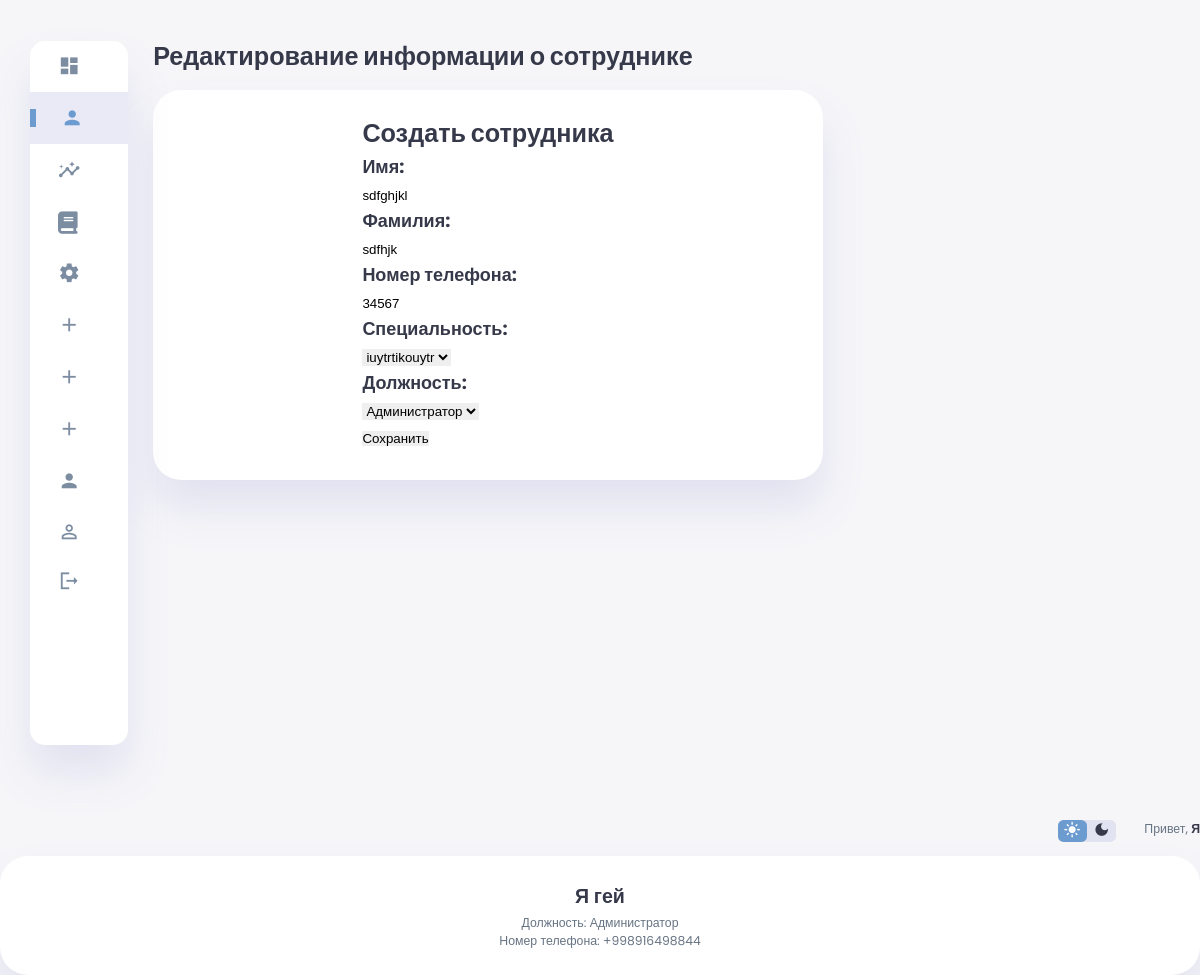
Page /employee_edit/1/ (signed in) on the committed database.
### core/models.py (models this page shows, shortened)
class Employee(models.Model):
    class EmployeeStatus(models.TextChoices):
        ADMINISTRATOR = 'admin', 'Администратор'
        TEACHER = 'teacher', 'Учитель'
    user = models.OneToOneField(User, verbose_name='Пользователь', on_delete=models.CASCADE)
    position = models.CharField(choices=EmployeeStatus.choices, max_length=20, verbose_name='Должность')
    phone = models.CharField(verbose_name='Номер телефона', max_length=20, null=True, blank=True)
    specialty = models.ForeignKey(Specialty, verbose_name='Специальность', on_delete=models.CASCADE)
    class Meta:
        verbose_name = 'Сотрудник'
        verbose_name_plural = 'Сотрудники'

### core/views.py (the view)
# urls.py: path('employee_edit/<int:employee_id>/', views.employee_edit, name='employee_edit'),
@staff_member_required
def employee_edit(request, employee_id):
    employee = Employee.objects.get(pk=employee_id)
    if request.method == 'POST':
        first_name = request.POST['first_name']
        last_name = request.POST['last_name']
        phone = request.POST['phone']
        specialty_id = request.POST['specialty']
        position = request.POST['position']
        user = employee.user
        user.first_name = first_name
        user.last_name = last_name
        user.save()
        employee.phone = phone
        employee.specialty = Specialty.objects.get(pk=specialty_id)
        employee.position = position
        employee.save()
        return redirect('employee_list')
    else:
        specialties = Specialty.objects.all()
        context = {
            'employee': employee,
            'specialties': specialties,
        }
        return render(request, 'employee_edit.html', context)

### core/templates/employee_edit.html (shortened to what this page needs)
{% extends 'index.html' %}
{% block content %}
  <div class="new-users">
    <h1>Редактирование информации о сотруднике</h1>
    <div class="user-list">
        <div class="course-title">
          <!DOCTYPE html>
          <html>
          <head>
          </head>
          <body>
              <h1>Создать сотрудника</h1>
              <form method="post">
                  <label for="first_name">Имя:</label><br>
                  <input type="text" id="first_name" name="first_name" value="{{ employee.user.first_name }}"><br>
                  <label for="last_name">Фамилия:</label><br>
                  <input type="text" id="last_name" name="last_name" value="{{ employee.user.last_name }}"><br>
                  <label for="phone">Номер телефона:</label><br>
                  <input type="text" id="phone" name="phone" value="{{ employee.phone }}"><br>
                  <label for="specialty">Специальность:</label><br>
                  <select id="specialty" name="specialty">
                      {% for specialty in specialties %}
                          <option value="{{ specialty.id }}">{{ specialty.specialty }}</option>
                      {% endfor %}
                  </select><br>
                  <label for="position">Должность:</label><br>
                  <select id="position" name="position">
                      {% for choice in employee.EmployeeStatus.choices %}
                          <option value="{{ choice.0 }}" {% if choice.0 == employee.position %}selected{% endif %}>{{ choice.1 }}</option>
                      {% endfor %}
                  </select><br>
                  <input type="submit" value="Сохранить">
              </form>
          </body>
          </html>
</div>
</div>
</div>
</div>
{% endblock %}

### core/templates/index.html (shortened to what this page needs)
{% load static %}
<!DOCTYPE html>
<html lang="en">
<head>
    <link rel="stylesheet" href="{% static 'css/style.css'%}">
</head>
<body>
    <div class="container">
        <aside>
            <div class="sidebar">
                <a href="{% url 'home' %}" {% if request.path == '/' %} class="active" {% endif %}>
                    <span class="material-icons-sharp">
                    </span>
                </a>
                <a href="{% url 'profile' request.user.id %}" class="active" {% if request.path == '/' %} class="active" {% endif %}>
                    <span class="material-icons-sharp">
                    </span>
                </a>
                <a href="#">
                    <span class="material-icons-sharp">
                    </span>
                    <a href="{% url 'course_list' %}" {% if request.path == '/course_list' %} class="active" {% endif %}>
                        <span class="material-icons-sharp">
                            <i class="fa-solid fa-book"></i>
                        </span>
                    </a>
                    {% if user.is_superuser %}
                <a href="http://127.0.0.1:8000/admin">
                    <span class="material-icons-sharp">
                    </span>
                </a>
                <a href="{% url 'employee_create' %}" {% if request.path == '/employee_create/' %} class="active" {% endif %}>
                    <span class="material-icons-sharp">
                    </span>
                </a>
                <a href="{% url 'course_create' %}" {% if request.path == '/course_create/' %} class="active" {% endif %}>
                    <span class="material-icons-sharp">
                    </span>
                </a>
                <a href="{% url 'group_create' %}" {% if request.path == '/group_create/' %} class="active" {% endif %}>
                    <span class="material-icons-sharp">
                    </span>
                </a>
                <a href="{% url 'employee_list' %}" {% if request.path == '/employee_list/' %} class="active" {% endif %}>
                    <span class="material-icons-sharp">
                    </span>
                </a>
                <a href="{% url 'group_list' %}">
                    <span class="material-icons-sharp">
                    </span>
                </a>
                {% endif %}
                <a href="{% url 'logout' %}">
                    <span class="material-icons-sharp">
                    </span>
                </a>
            </div>
        </aside>
            <main>
                {% block content %}{% endblock %}
        <div class="right-section">
            <div class="nav">
                <div class="dark-mode">
                    <span class="material-icons-sharp active">
                    </span>
                    <span class="material-icons-sharp">
                    </span>
                </div>
                <div class="profile">
                    <div class="info">
                        <p>Привет, <b>{{user.first_name}}</b></p>
                    </div>
                </div>
            </div>
            <div class="user-profile">
                <div class="logo">
                    <h2>{{ user.first_name }} {{ user.last_name }}</h2>
                    <p>Должность: {{ user.employee.get_position_display }}</p>
                    <p>Номер телефона: {{user.employee.phone}}</p>
                </div>
            </div>
    </div>
</body>
</html>

### core/static/css/style.css (style rules this page uses)
:root { --color-primary: #6C9BCF; --color-danger: #FF0060; --color-success: #1B9C85; --color-warning: #F7D060; --color-white: #fff; --color-info-dark: #7d8da1; --color-dark: #363949; --color-light: rgba(132, 139, 200, 0.18); --color-dark-variant: #677483; --color-background: #f6f6f9; --card-border-radius: 2rem; --border-radius-1: 0.4rem; --border-radius-2: 1.2rem; --card-padding: 1.8rem; --padding-1: 1.2rem; --box-shadow: 0 2rem 3rem var(--color-light); }
* { margin: 0; padding: 0; outline: 0; appearance: 0; border: 0; text-decoration: none; box-sizing: border-box; }
html { font-size: 14px; }
body { width: 100vw; height: 100vh; font-family: 'Poppins', sans-serif; font-size: 0.88rem; user-select: none; overflow-x: hidden; color: var(--color-dark); background-color: var(--color-background); }
a { color: var(--color-dark); }
h1 { font-weight: 800; font-size: 1.8rem; }
h2 { font-weight: 600; font-size: 1.4rem; }
p { color: var(--color-dark-variant); }
b { color: var(--color-dark); }
.container { display: grid; width: 96%; margin: 0 auto; gap: 1.8rem; grid-template-columns: 12rem auto 23rem; }
aside { height: 100vh; }
aside .sidebar { display: flex; flex-direction: column; background-color: var(--color-white); box-shadow: var(--box-shadow); border-radius: 15px; height: 88vh; position: relative; top: 1.5rem; transition: all 0.3s ease; }
aside .sidebar a { display: flex; align-items: center; color: var(--color-info-dark); height: 3.7rem; gap: 1rem; position: relative; margin-left: 2rem; transition: all 0.3s ease; }
aside .sidebar a span { font-size: 1.6rem; transition: all 0.3s ease; }
aside .sidebar a:last-child { position: absolute; bottom: 2rem; width: 100%; }
aside .sidebar a.active { width: 100%; color: var(--color-primary); background-color: var(--color-light); margin-left: 0; }
aside .sidebar a.active::before { content: ''; width: 6px; height: 18px; background-color: var(--color-primary); }
aside .sidebar a.active span { color: var(--color-primary); margin-left: calc(1rem - 3px); }
main { margin-top: 1.4rem; }
main .new-users { margin-top: 1.3rem; }
main .new-users .user-list { background-color: var(--color-white); padding: var(--card-padding); border-radius: var(--card-border-radius); margin-top: 1rem; box-shadow: var(--box-shadow); display: flex; justify-content: space-around; flex-wrap: wrap; gap: 1.4rem; cursor: pointer; transition: all 0.3s ease; }
.right-section { margin-top: 1.4rem; }
.right-section .nav { display: flex; justify-content: end; gap: 2rem; }
.right-section .dark-mode { background-color: var(--color-light); display: flex; justify-content: space-between; align-items: center; height: 1.6rem; width: 4.2rem; cursor: pointer; border-radius: var(--border-radius-1); }
.right-section .dark-mode span { font-size: 1.2rem; width: 50%; height: 100%; display: flex; align-items: center; justify-content: center; }
.right-section .dark-mode span.active { background-color: var(--color-primary); color: white; border-radius: var(--border-radius-1); }
.right-section .nav .profile { display: flex; gap: 2rem; text-align: right; }
.right-section .user-profile { display: flex; justify-content: center; text-align: center; margin-top: 1rem; background-color: var(--color-white); padding: var(--card-padding); border-radius: var(--card-border-radius); box-shadow: var(--box-shadow); cursor: pointer; transition: all 0.3s ease; }
.right-section .user-profile h2 { margin-bottom: 0.2rem; }
@media screen and (max-width: 1200px) { .container { width: 95%; grid-template-columns: 7rem auto 23rem; } }
@media screen and (max-width: 1200px) { aside .sidebar a { width: 5.6rem; } }
@media screen and (max-width: 1200px) { aside .sidebar a:last-child { position: relative; margin-top: 1.8rem; } }
.course-title { font-size: 18px; font-weight: bold; margin-bottom: 5px; }

### rows in the picture
Employee: first_name "sdfghjkl", last_name "sdfhjk", phone "34567", position "Администратор"

### other values in the picture
{{ user.first_name }} "Я"
{{ user.last_name }} "гей"
{{ user.employee.get_position_display }} "Администратор"
{{ user.employee.phone }} "+998916498844"
form field specialty "iuytrtikouytr"
